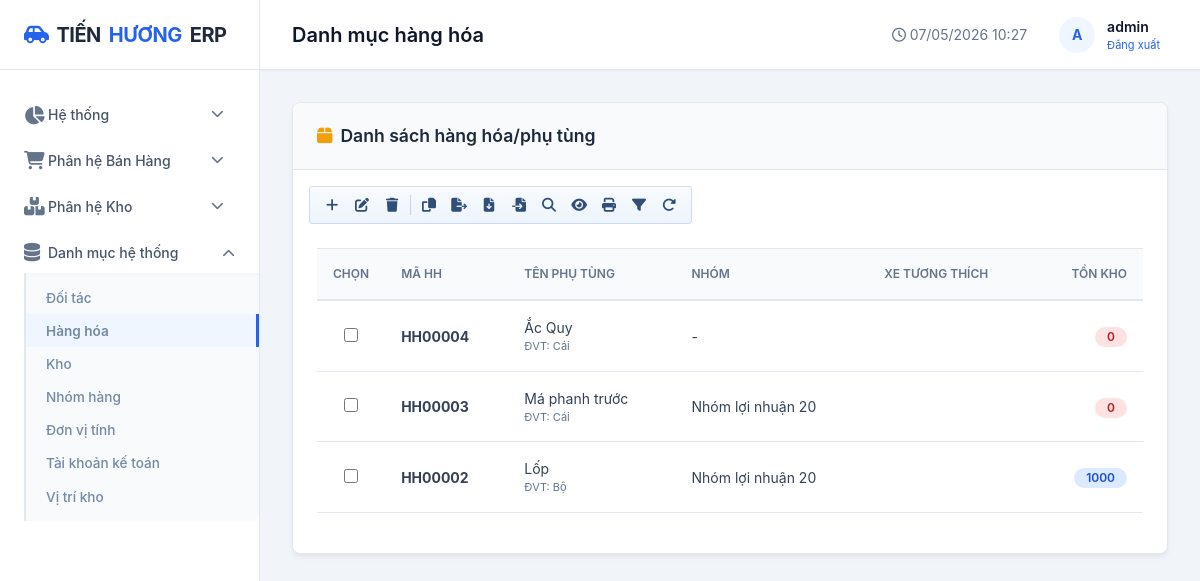
/danh-muc/hang-hoa/ (signed in), run on an earlier commit of the app's database.
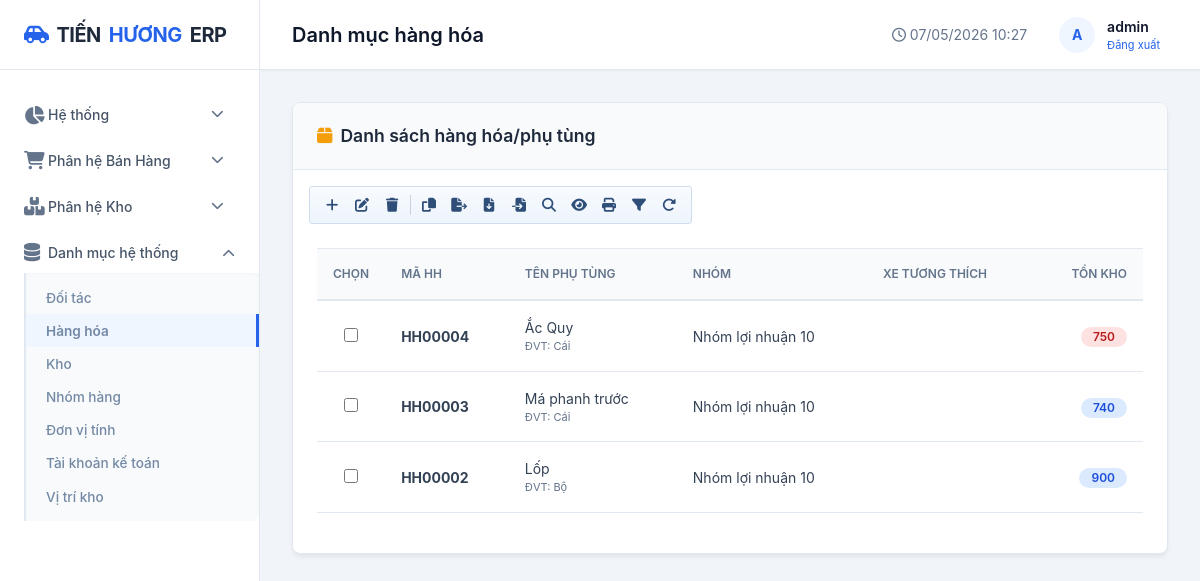
And on a later commit of the database.
### apps/danh_muc/models.py (models this page shows, shortened)
class HangHoa(models.Model):
    TRANG_THAI = [
        ("dang_ban", "Đang bán"),
        ("ngung_ban", "Ngừng bán"),
    ]
    LOAI_O = [
        ("nho", "Nhỏ"),
        ("vua", "Vừa"),
        ("lon", "Lớn"),
        ("nang", "Nặng"),
        ("cong_kenh", "Cồng kềnh"),
    ]
    LOAI_LUU_TRU = [
        ("cai", "Cái"),
        ("hop", "Hộp"),
        ("khay", "Khay"),
        ("thung", "Thùng"),
        ("kien", "Kiện"),
        ("pack", "Pack"),
    ]
    ma_hang = models.CharField(max_length=20, unique=True, verbose_name="Mã hàng")
    ten_hang = models.CharField(max_length=200, verbose_name="Tên hàng hóa")
    xe_tuong_thich = models.CharField(max_length=500, blank=True, verbose_name="Xe tương thích")
    ton_toi_thieu = models.IntegerField(default=0, verbose_name="Tồn tối thiểu")
    ton_toi_da = models.IntegerField(default=0, verbose_name="Tồn tối đa")
    dai_cm = models.DecimalField(max_digits=10, decimal_places=2, default=0, verbose_name="Dài (cm)")
    rong_cm = models.DecimalField(max_digits=10, decimal_places=2, default=0, verbose_name="Rộng (cm)")
    cao_cm = models.DecimalField(max_digits=10, decimal_places=2, default=0, verbose_name="Cao (cm)")
    khoi_luong_kg = models.DecimalField(max_digits=10, decimal_places=3, default=0, verbose_name="Khối lượng (kg)")
    muc_chiem_cho = models.PositiveSmallIntegerField(
        default=1,
        validators=[MinValueValidator(1), MaxValueValidator(50)],
        verbose_name="Mức chiếm chỗ (1-50)",
    )
    loai_o_phu_hop = models.CharField(max_length=20, choices=LOAI_O, default="vua", verbose_name="Loại ô phù hợp")
    loai_luu_tru = models.CharField(max_length=20, choices=LOAI_LUU_TRU, default="cai", verbose_name="Loại lưu trữ")
    co_the_xep_chong = models.BooleanField(default=True, verbose_name="Có thể xếp chồng")
    so_luong_toi_da_moi_o = models.IntegerField(default=10, verbose_name="Số lượng tối đa mỗi ô")
    nha_cung_cap = models.ForeignKey(
        NhaCungCap,
        on_delete=models.SET_NULL,
        null=True,
        blank=True,
        verbose_name="Nhà cung cấp chính",
    )
    quy_cach_dong_goi = models.CharField(max_length=120, blank=True, verbose_name="Quy cách đóng gói")
    trang_thai = models.CharField(max_length=20, choices=TRANG_THAI, default="dang_ban", verbose_name="Trạng thái")
    ghi_chu = models.TextField(blank=True, verbose_name="Ghi chú")
    ngay_tao = models.DateTimeField(auto_now_add=True)
    nhom_hang = models.ForeignKey(NhomHang, on_delete=models.SET_NULL, null=True, blank=True, verbose_name="Nhóm hàng")
    thuong_hieu = models.ForeignKey(ThuongHieu, on_delete=models.SET_NULL, null=True, blank=True, verbose_name="Thương hiệu")
    don_vi_tinh = models.ForeignKey(DonViTinh, on_delete=models.SET_NULL, null=True, blank=True, verbose_name="Đơn vị tính")
    class Meta:
        db_table = "core_hanghoa"
        verbose_name = "Hàng hóa"
        verbose_name_plural = "Danh sách hàng hóa"
        ordering = ["ma_hang"]
        constraints = [
            models.CheckConstraint(
                name="hanghoa_muc_chiem_cho_1_50",
                condition=models.Q(muc_chiem_cho__gte=1, muc_chiem_cho__lte=50),
            ),
        ]

class NhomHang(models.Model):
    ma_nhom = models.CharField(max_length=20, unique=True, verbose_name="Mã nhóm")
    ten_nhom = models.CharField(max_length=100, verbose_name="Tên nhóm hàng")
    bien_do_loi_nhuan = models.DecimalField(max_digits=5, decimal_places=2, default=10, verbose_name="Biên độ lợi nhuận (%)")
    mo_ta = models.TextField(blank=True, verbose_name="Mô tả")
    class Meta:
        db_table = "core_nhomhang"
        verbose_name = "Nhóm hàng"
        verbose_name_plural = "Nhóm hàng"
        ordering = ["ten_nhom"]

class DonViTinh(models.Model):
    ten = models.CharField(max_length=50, unique=True, verbose_name="Đơn vị tính")
    class Meta:
        db_table = "core_donvitinh"
        verbose_name = "Đơn vị tính"

### apps/danh_muc/views.py (the view)
# urls.py: path('hang-hoa/', views.hang_hoa_list, name='hang_hoa_list'),
@login_required
def hang_hoa_list(request):
    q = request.GET.get('q', '').strip()
    nhom = request.GET.get('nhom', '').strip()
    items = HangHoa.objects.select_related('nhom_hang', 'thuong_hieu', 'don_vi_tinh').filter(trang_thai='dang_ban')
    if q:
        items = items.filter(
            Q(ma_hang__icontains=q) | Q(ten_hang__icontains=q) | Q(xe_tuong_thich__icontains=q)
        )
    if nhom:
        items = items.filter(nhom_hang_id=nhom)
    from apps.kho.models import TonKho
    page_obj = _paginate_queryset(request, items.order_by('-id'))
    hang_list = []
    for h in page_obj:
        ton = TonKho.objects.filter(hang_hoa=h).aggregate(t=Sum('so_luong'))['t'] or 0
        hang_list.append({'hang': h, 'ton': ton})
    return render(request, 'core/hang_hoa_list.html', {
        'hang_list': hang_list,
        'page_obj': page_obj,
        'nhom_list': NhomHang.objects.all(),
        'q': q,
        'nhom_filter': nhom,
        'page_title': 'Danh mục hàng hóa',
        'active_menu': 'hang_hoa',
    })

### apps/danh_muc/views.py (called while the page is built)
def _paginate_queryset(request, queryset, per_page=12):
    paginator = Paginator(queryset, per_page)
    return paginator.get_page(request.GET.get("page"))

### templates/core/hang_hoa_list.html (shortened to what this page needs)
{% extends 'base.html' %}
{% block content %}
<div class="card">
    <div class="card-header">
        <div class="card-title"><i class="fas fa-box text-warning"></i> Danh sách hàng hóa/phụ tùng</div>
    </div>
    <div class="px-3 pt-3">
        <div class="erp-toolbar" role="toolbar" aria-label="Thanh thao tác hàng hóa">
            <a href="{% url 'hang_hoa_them' %}" class="erp-toolbar-btn" title="Thêm mới" aria-label="Thêm mới"><i class="fas fa-plus"></i></a>
            <button type="button" class="erp-toolbar-btn" id="btnHangEdit" title="Sửa" aria-label="Sửa"><i class="fas fa-pen-to-square"></i></button>
            <button type="button" class="erp-toolbar-btn" id="btnHangDelete" title="Xóa" aria-label="Xóa"><i class="fas fa-trash"></i></button>
            <button type="button" class="erp-toolbar-btn" id="btnHangSearch" title="Tìm" aria-label="Tìm"><i class="fas fa-magnifying-glass"></i></button>
            <button type="button" class="erp-toolbar-btn" onclick="window.location.reload()" title="Làm mới" aria-label="Làm mới"><i class="fas fa-rotate-right"></i></button>
        </div>
    </div>
    <div class="card-body">
        <div class="table-responsive">
            <table class="table">
                <thead>
                    <tr>
                        <th style="width:42px;">Chọn</th>
                        <th>Mã HH</th>
                        <th>Tên phụ tùng</th>
                        <th>Nhóm</th>
                        <th>Xe tương thích</th>
                        <th class="text-right">Tồn kho</th>
                    </tr>
                </thead>
                <tbody>
                    {% for item in hang_list %}
                    <tr>
                        <td class="text-center">
                            <input type="checkbox" name="selected_hang" class="erp-row-select" value="{{ item.hang.pk }}"
                                   data-edit-url="{% url 'hang_hoa_sua' item.hang.pk %}"
                                   data-delete-url="{% url 'hang_hoa_xoa' item.hang.pk %}">
                        </td>
                        <td><strong>{{ item.hang.ma_hang }}</strong></td>
                        <td>
                            {{ item.hang.ten_hang }}
                            <div style="font-size: 11px; color: var(--text-muted);">ĐVT: {{ item.hang.don_vi_tinh.ten|default:"-" }}</div>
                        </td>
                        <td>{{ item.hang.nhom_hang.ten_nhom|default:"-" }}</td>
                        <td>{{ item.hang.xe_tuong_thich }}</td>
                        <td class="text-right">
                            <span class="badge {% if item.ton <= item.hang.ton_toi_thieu %}badge-danger{% else %}badge-info{% endif %}">
                                {{ item.ton }}
                            </span>
                        </td>
                    </tr>
                    {% empty %}
                    <tr><td colspan="7" class="text-center text-muted">Không tìm thấy hàng hóa nào.</td></tr>
                    {% endfor %}
                </tbody>
            </table>
        </div>
    </div>
</div>
{% endblock %}

What changed in the data, as far as the page shows it:
changed HangHoa "HH00004": hang.nhom_hang.ten_nhom "-" → "Nhóm lợi nhuận 10"; ton "0" → "750"
changed HangHoa "HH00003": hang.nhom_hang.ten_nhom "Nhóm lợi nhuận 20" → "Nhóm lợi nhuận 10"; ton "0" → "740"
changed HangHoa "HH00002": hang.nhom_hang.ten_nhom "Nhóm lợi nhuận 20" → "Nhóm lợi nhuận 10"; ton "1000" → "900"
